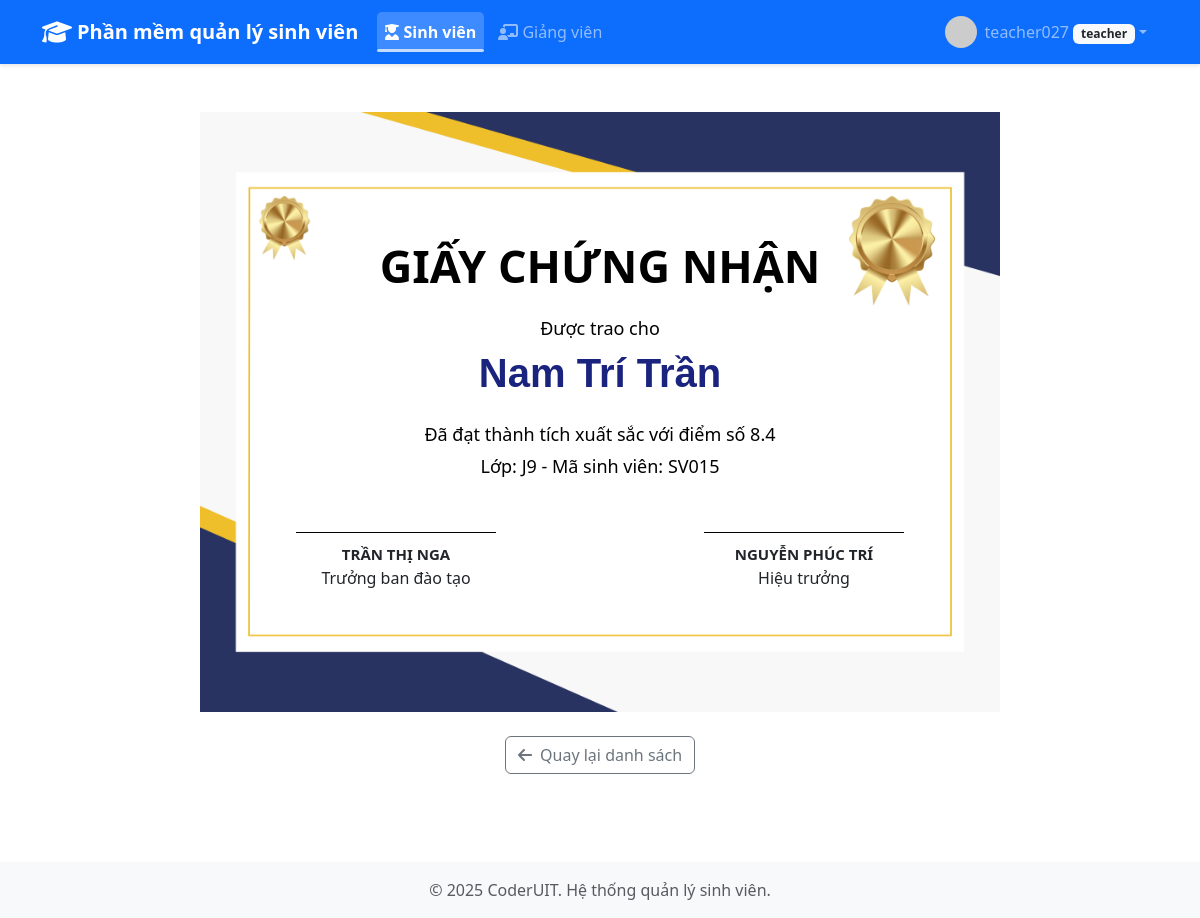
The page /students/42/certificate (signed in) on the database its author committed.
### app/models.py (models this page shows, shortened)
class User(db.Model, UserMixin):
    id = db.Column(db.Integer, primary_key=True)
    username = db.Column(db.String(64), unique=True, nullable=False)
    password_hash = db.Column(db.String(128), nullable=False)
    role = db.Column(db.String(20), nullable=False)
    email = db.Column(db.String(100), unique=True)
    fullname = db.Column(db.String(100))
    phone = db.Column(db.String(20))
    birthdate = db.Column(db.Date)
    gender = db.Column(db.String(10))
    avatar = db.Column(db.String(255))
    teacher_code = db.Column(db.String(20), unique=True)
    student_code = db.Column(db.String(20), unique=True)
    class_id = db.Column(db.Integer, db.ForeignKey('class.id'))
    score = db.Column(db.Float)
    updated_at = db.Column(db.DateTime, default=datetime.utcnow, onupdate=datetime.utcnow)
    reset_password_token = db.Column(db.String(128))
    reset_password_expires = db.Column(db.DateTime)
    classes = db.relationship('Class', secondary=teacher_class, backref='teachers')

class Class(db.Model):
    id = db.Column(db.Integer, primary_key=True)
    name = db.Column(db.String(50), unique=True, nullable=False)
    students = db.relationship('User', backref='class_', lazy=True, foreign_keys='User.class_id')

### app/students/routes.py (the view)
@students_bp.route('/<int:id>/certificate')
@login_required
def student_certificate(id):
    student = User.query.filter_by(id=id, role='student').first_or_404()
    if not can_view_student(student):
        flash('Bạn không có quyền xem giấy khen của sinh viên này', 'danger')
        return redirect(url_for('students.student_list'))
    if student.score is None or student.score < 8.0:
        flash('Sinh viên chưa đủ điều kiện nhận giấy khen!', 'warning')
        return redirect(url_for('students.view_student', id=student.id))
    return render_template('students/certificate.html', student=student, current_time=datetime.utcnow())

### app/__init__.py (called while the page is built)
@login_manager.user_loader
def load_user(user_id):
    from app.models import User
    return User.query.get(int(user_id))

### app/students/routes.py (called while the page is built)
def can_view_student(student):
    if current_user.role in ['admin', 'teacher']:
        return True
    if current_user.role == 'student':
        return current_user.id == student.id
    return False

### app/templates/students/certificate.html (shortened to what this page needs)
{% extends 'base.html' %}
{% block content %}
<div class="certificate-container mt-4 mb-4">
  <div class="certificate-background">
    <div class="certificate-content">
      <div class="certificate-title">GIẤY CHỨNG NHẬN</div>
      <div class="certificate-subtitle">Được trao cho</div>
      <div class="recipient-name">{{ student.fullname }}</div>
      <div class="certificate-message">
        Đã đạt thành tích xuất sắc với điểm số {{ '%.1f'|format(student.score) }}<br>
        Lớp: {{ student.class_.name if student.class_ else 'Chưa phân lớp' }} - Mã sinh viên: {{ student.student_code }}
      </div>
      <div class="certificate-signatures">
        <div class="signature-block">
          <div class="signature-line"></div>
          <div style="font-size:15px;font-weight:bold;">TRẦN THỊ NGA</div>
          <div class="signature-title" style="font-weight:normal;">Trưởng ban đào tạo</div>
        </div>
        <div class="signature-block">
          <div class="signature-line"></div>
          <div style="font-size:15px;font-weight:bold;">NGUYỄN PHÚC TRÍ</div>
          <div class="signature-title" style="font-weight:normal;">Hiệu trưởng</div>
        </div>
      </div>
    </div>
  </div>
</div>
<div class="d-flex justify-content-center mb-4 gap-3">
  <a href="{{ url_for('students.student_list') }}" class="btn btn-outline-secondary">
    <i class="fas fa-arrow-left me-1"></i> Quay lại danh sách
  </a>
</div>
{% endblock %}

### app/templates/base.html (shortened to what this page needs)
<!DOCTYPE html>
<html lang="vi">
<head>
    <link href="https://cdn.jsdelivr.net/npm/bootstrap@5.3.0-alpha1/dist/css/bootstrap.min.css" rel="stylesheet">
    <link rel="stylesheet" href="https://cdnjs.cloudflare.com/ajax/libs/font-awesome/6.1.1/css/all.min.css">
    <link rel="stylesheet" href="{{ url_for('static', filename='css/styles.css') }}">
</head>
<body style="min-height: 100vh; display: flex; flex-direction: column;">
    <nav class="navbar navbar-expand-lg navbar-dark bg-primary">
        <div class="container d-flex align-items-center justify-content-between">
            <span class="navbar-brand mb-0 d-flex align-items-center">
                <i class="fas fa-graduation-cap logo-icon"></i> Phần mềm quản lý sinh viên
            </span>
            <div class="collapse navbar-collapse" id="navbarNav">
                <ul class="navbar-nav">
                    {% if current_user.is_authenticated %}
                    {% if current_user.role == 'student' %}
                        <li class="nav-item">
                            <a class="nav-link {% if request.path.startswith('/students') %}active{% endif %}" href="{{ url_for('students.student_list') }}">
                                <i class="fas fa-user-graduate"></i> Sinh viên
                            </a>
                        </li>
                    {% else %}
                        <li class="nav-item">
                            <a class="nav-link {% if request.path.startswith('/students') %}active{% endif %}" href="{{ url_for('students.student_list') }}">
                                <i class="fas fa-user-graduate"></i> Sinh viên
                            </a>
                        </li>
                        {% if current_user.role == 'admin' or current_user.role == 'teacher' %}
                        <li class="nav-item">
                            <a class="nav-link {% if request.path.startswith('/teachers') %}active{% endif %}" href="{{ url_for('teachers.teacher_list') }}">
                                <i class="fas fa-chalkboard-teacher"></i> Giảng viên
                            </a>
                        </li>
                        {% endif %}
                    {% endif %}
                    {% endif %}
                </ul>
                <ul class="navbar-nav ms-auto">
                    {% if current_user.is_authenticated %}
                    <li class="nav-item dropdown">
                        <a class="nav-link dropdown-toggle d-flex align-items-center" href="#" id="userDropdown" role="button" data-bs-toggle="dropdown" aria-expanded="false">
                            <div class="user-avatar overflow-hidden me-2">
                                {% if current_user.avatar %}
                                    <img src="{{ current_user.avatar }}" alt="avatar" style="width:32px;height:32px;object-fit:cover;border-radius:50%;">
                                {% else %}
                                    <i class="fas fa-user fa-lg"></i>
                                {% endif %}
                            </div>
                            <span>{{ current_user.username }} <small class="badge bg-light text-dark">{{ current_user.role }}</small></span>
                        </a>
                    </li>
                    {% else %}
                    <li class="nav-item">
                        <a class="nav-link" href="{{ url_for('auth.login') }}">
                            <i class="fas fa-sign-in-alt"></i> Đăng nhập
                        </a>
                    </li>
                    {% endif %}
                </ul>
            </div>
        </div>
    </nav>
    <div class="custom-container mt-4 main-content" style="flex:1;">
        {% block content %}{% endblock %}
    </div>
    <footer class="footer mt-auto py-3 bg-light text-center" style="margin-top: 48px;">
        <div class="container">
            <span class="text-muted">&copy; 2025 CoderUIT. Hệ thống quản lý sinh viên.</span>
        </div>
    </footer>
</body>
</html>

### app/static/css/styles.css (style rules this page uses)
:root { --primary-color: #1e4db7; --hover-color: #1d4ed8; --bs-font-monospace: SFMono-Regular, Menlo, Monaco, Consolas, "Liberation Mono", "Courier New", monospace; --bs-font-cabin: Cabin, sans-serif; }
.navbar { box-shadow: 0 2px 4px rgba(0,0,0,0.1); }
.footer { margin-top: 64px !important; }
.custom-container { width: 100%; max-width: 100%; margin-left: auto; margin-right: auto; padding-left: 15px; padding-right: 15px; }
@media (min-width: 576px) { .custom-container { max-width: 540px; } }
@media (min-width: 768px) { .custom-container { max-width: 720px; } }
@media (min-width: 992px) { .custom-container { max-width: 960px; } }
@media (min-width: 1200px) { .custom-container { max-width: 1140px; } }
.navbar-nav .nav-link { padding: 0.5rem 1rem; border-radius: 5px; transition: all 0.3s; margin: 0 3px; }
.navbar-nav .nav-link.active { background-color: rgba(255, 255, 255, 0.2); font-weight: 600; position: relative; }
.navbar-nav .nav-link.active::after { content: ''; position: absolute; bottom: 0; left: 0; width: 100%; height: 3px; background-color: rgba(255, 255, 255, 0.7); border-radius: 3px; }
body { overflow-x: hidden; }
.navbar { padding-top: 0.5rem; padding-bottom: 0.5rem; }
.logo-icon { font-size: 1.5rem; margin-right: 5px; vertical-align: middle; }
.navbar-brand { font-weight: 600; font-size: 1.25rem; margin-right: 1rem; }
.d-flex.gap-3 { justify-content: center !important; }

### rows shown on the page
User: username "teacher027", role "teacher"
User: fullname "Nam Trí Trần", score "8.4", student_code "SV015"
Class: class_ "J9"
